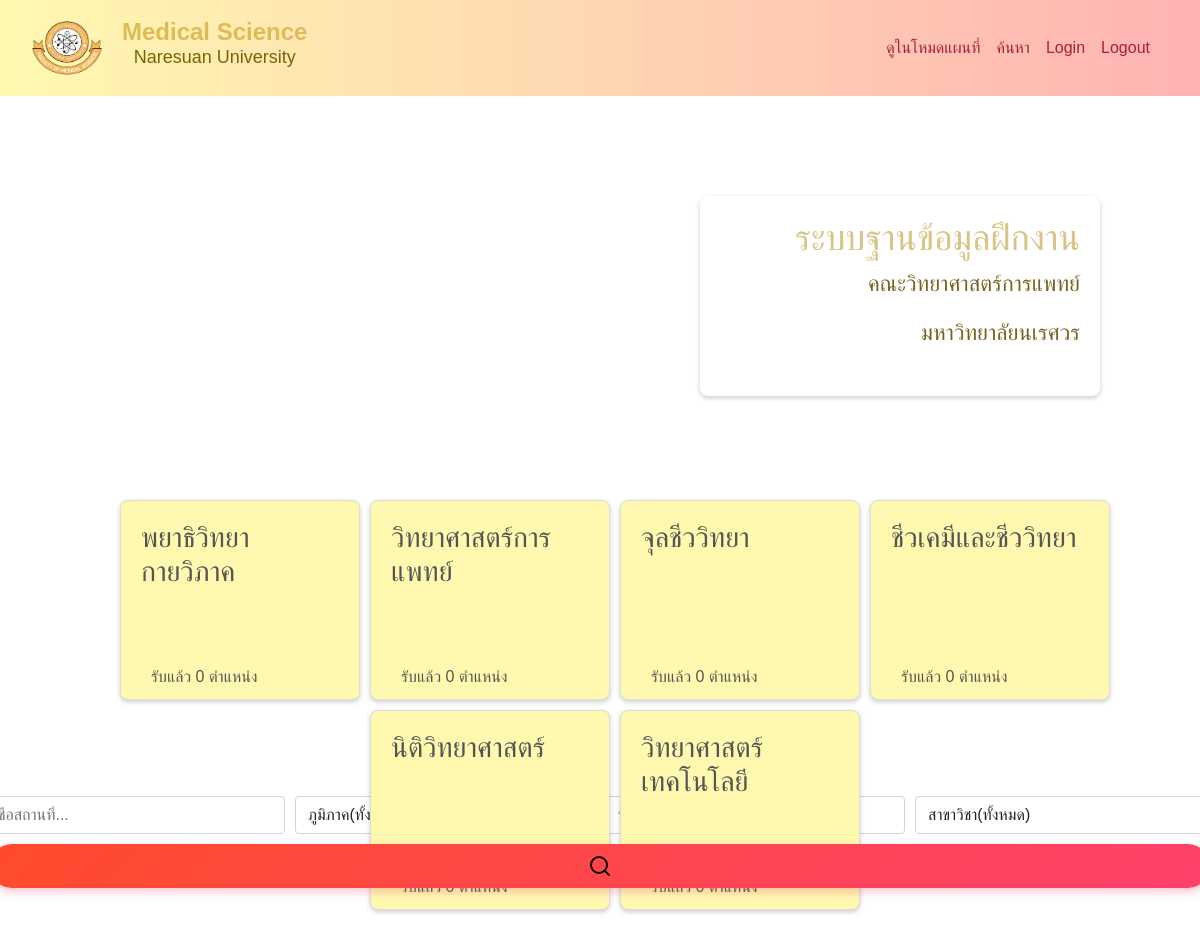
The page /search.php on the database as committed earlier.
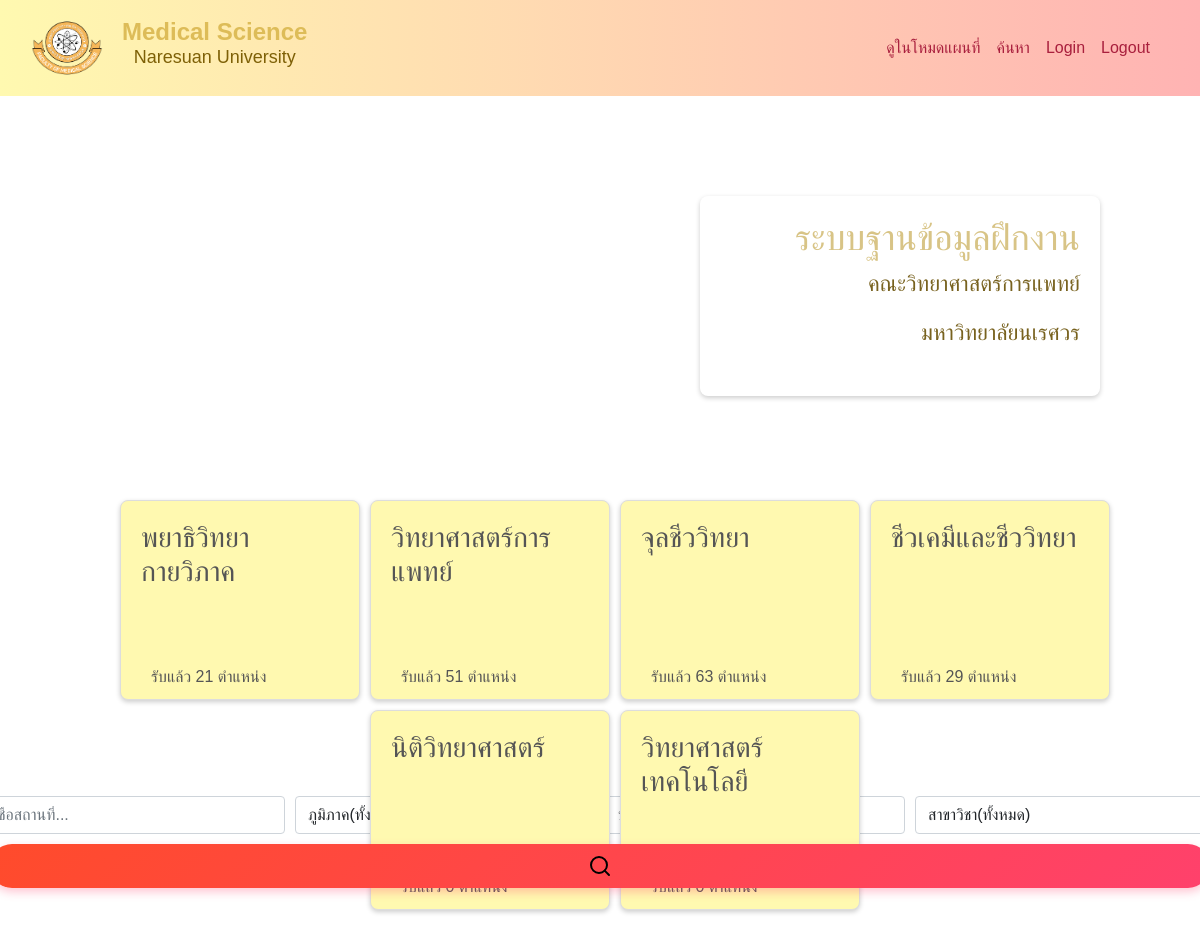
The same page on the database as committed later.
### tables this page shows
CREATE TABLE `facuty` (
  `id` int(11) NOT NULL,
  `facuty` varchar(50) NOT NULL,
  `major_subject` varchar(50) NOT NULL,
  `Eng_name` varchar(50) NOT NULL
);

### config/querySQL.php (called while the page is built, shortened)
<?php
require_once 'condb.php';
class SQLquery {
    private $conn;
    private $stmt_cache = [];
    public function __construct() {
        $this->db = new connectdb();
        $this->conn = $this->db->connectPDO();
        $this->conn->setAttribute(PDO::ATTR_EMULATE_PREPARES, false);
    }
    private function prepareAndCache($sql) {
        if (!isset($this->stmt_cache[$sql])) {
            $this->stmt_cache[$sql] = $this->conn->prepare($sql);
        }
        return $this->stmt_cache[$sql];
    }
    public function selectFacuty(){
        try {
            $sql = "SELECT
                        f.facuty,
                        f.id AS fid,
                        f.facuty,
                        f.major_subject AS f_major,
                        CASE WHEN re.major_subject_id  IS NULL THEN 0 ELSE COUNT(*) END AS total
                    FROM facuty f
                    LEFT JOIN recieve_year re ON f.id = re.major_subject_id
                    GROUP BY f.id ";
            $stmt = $this->prepareAndCache($sql);
            $stmt->execute();
            return $stmt->fetchAll(PDO::FETCH_ASSOC);
        } catch(PDOException $e) {
            error_log("Error in selectFacuty: " . $e->getMessage());
            throw $e;
        }
    }
}
?>

### config/condb.php (called while the page is built, shortened)
<?php
class connectdb {
    public function connectPDO() {
        try {
            $dsn = "mysql:host=" . DB_HOST . ";dbname=" . DB_NAME . ";charset=utf8mb4";
            $options = [
                PDO::ATTR_ERRMODE => PDO::ERRMODE_EXCEPTION,
                PDO::ATTR_DEFAULT_FETCH_MODE => PDO::FETCH_ASSOC,
                PDO::ATTR_EMULATE_PREPARES => false,
            ];
            $this->conn_pdo = new PDO($dsn, DB_USER, DB_PASS, $options);
            return $this->conn_pdo;
        } catch (PDOException $e) {
            die("Connection failed: " . $e->getMessage());
        }
    }
}
?>

### search.php (the view, shortened to what this page needs)
<?php
require 'config/querySQL.php';
$query = new SQLquery();
$fucn_query = $query->selectFacuty();
?>
<!DOCTYPE html>
<html lang="en">
<head>
    <link href="https://cdn.jsdelivr.net/npm/bootstrap@5.1.3/dist/css/bootstrap.min.css" rel="stylesheet">
    <link href="css/table_inSearch_page.css" rel="stylesheet">
</head>
<body>
<div class="search-bar">
        <?php include 'navbar.php'; ?>
       <div class='container-welcome-title'>
        <div class='title-welcome'>
            <h1>ระบบฐานข้อมูลฝึกงาน</h1>
            <p>คณะวิทยาศาสตร์การแพทย์</p>
            <p>มหาวิทยาลัยนเรศวร</p>
        </div>
        <div class="rectangle-container">
            <?php foreach ($fucn_query as $facuty) {
                    echo "<a onclick='fetchData(this)' class='rectangle'
                    value='".htmlspecialchars($facuty['fid'])."'><h3>".htmlspecialchars($facuty['f_major']).
                    "</h3><p>รับแล้ว ".htmlspecialchars($facuty['total'])." ตำแหน่ง</p></a>";
                    }
                ?>
        </div>
       </div>
<div class='containersearch'>
    <div class="eachrow">
    <div class="card-body p-0">
                <form id="search-form" onsubmit="handleSubmit(event)">
                    <div class="row">
                        <div class="search-bars">
                            <div class="search-bar">
                            <input type="text" class="form-control" id="location" placeholder="ชื่อสถานที่..." aria-label="Text input">
                                    </div>
                                <div class="search-bar">
                                </div>
                                <div class="search-bar">
                                </div>
                                <div class="search-bar">
                                    <select class="form-control select-branch" id="branchSelect">
                                        <option value="allp">สาขาวิชา(ทั้งหมด)</option>
                                    </select>
                                </div>
                        </div>
                        <button type="submit" class="btn btn-base search-bar-btn">
                                        <svg xmlns="http://www.w3.org/2000/svg" width="24" height="24" viewBox="0 0 24 24" fill="none" stroke="black" stroke-width="2" stroke-linecap="round" stroke-linejoin="round" class="feather feather-search"><circle cx="11" cy="11" r="8"></circle><line x1="21" y1="21" x2="16.65" y2="16.65"></line></svg>
                        </button>
                    </div>
                </form>
            </div>
    </div>
  </div>
        </div>
    </body>
</html>

### navbar.php (shortened to what this page needs)
<!DOCTYPE html>
<html lang="en">
<head>
    <link href="css/style.css" rel="stylesheet">
</head>
<body>
<div class="container-navbar text-center">
    <nav class="navbar navbar-expand-lg bg-body-tertiary">
        <div class="container-fluid">
        <a class="navbar-brand" href="search.php">
            <div class="image-medsci-navbar" >
                <img src="images/Medscinu-01.png" alt="Description of image" width="90" height="60">
                <div style="margin-left: 10px;">
                    <span class="brand-title" style="display: block;">Medical Science</span>
                    <span class="brand-subtitle" style="display: block;">Naresuan University</span>
                </div>
            </div>
        </a>
            <div class="collapse navbar-collapse" id="navbarSupportedContent">
                <ul class="navbar-nav ms-auto mb-2 mb-lg-0">
                    <li class="nav-item">
                        <a class="nav-link active" aria-current="page" href="Thaimap_new.php">ดูในโหมดแผนที่</a>
                    </li>
                    <li class="nav-item">
                        <a class="nav-link active" aria-current="page" href="search.php">ค้นหา</a>
                    </li>
                    <li class="nav-item">
                        <a class="nav-link " href="login.php" aria-disabled="true">Login</a>
                    </li>
                    <li class="nav-item">
                        <a class="nav-link " href="config/logout.php" aria-disabled="true">Logout</a>
                    </li>
                </ul>
            </div>
        </div>
    </nav>
</div>
</body>
</html>

### css/table_inSearch_page.css (style rules this page uses)
* { box-sizing: border-box; -webkit-box-sizing: border-box; -moz-box-sizing: border-box; }
body { font-family: Helvetica; -webkit-font-smoothing: antialiased; }
.rectangle-container { display: flex; justify-content: center; flex-wrap: wrap; gap: 20px; width: 100%; padding: 20px; }
.row { margin: 0 -10px; }

### css/style.css (style rules this page uses)
body { background-image: url('../images/IMG_1216.jpg'); background-size: 1590px 905px; background-repeat: no-repeat; font-family: Arial, sans-serif; }
.navbar { background: -webkit-linear-gradient(to right, #FFF9B0, #FFB3B3); background: linear-gradient(to right, #FFF9B0, #FFB3B3); padding-right: 30px; }
.navbar-brand .brand-title { color: #ddbc58; }
.navbar-brand .brand-subtitle { color: #7e6007; }
.navbar-nav .nav-link { color: #a91f3d; }
.image-medsci-navbar { display:flex; }
.navbar-brand { display: flex; text-decoration: none; color: #333; display: inline-block; text-align: center; line-height: 1.2; padding: 10px; }
.brand-title { font-size: 24px; font-weight: bold; color: #2a5d84; }
.brand-subtitle { font-size: 18px; font-weight: 300; color: #4a4a4a; }
.containersearch { display: flex; justify-content: center; align-items: center; flex-direction: column; top: 0; width: 100%; }
.eachrow { width: 100%; max-width: 1200px; }
.container-welcome-title { z-index: 1000; height: 600px; width: 1200px; margin-top: 100px; display: flex; justify-content: space-around; align-items:right; }
.title-welcome { height: 200px; width: 400px; margin-left:50%; right: 20px; padding: 20px; border-radius: 8px; text-align: right; color: #333; box-shadow: 0 2px 5px rgba(0, 0, 0, 0.2); }
.title-welcome h1 { font-size: 36px; color: #d8c486; }
.title-welcome p { font-size: 22px; color: #78621f; }
.rectangle-container { display: flex; position: absolute; top:480px; left:15px; gap: 10px; }
.rectangle { cursor:pointer; padding: 20px; background: #FFF9B0; height: 200px; width: 240px; border: 1px solid #ddd; border-radius: 8px; box-shadow: 0 2px 5px rgba(0, 0, 0, 0.2); font-size: 16px; color: #555; text-decoration: none; position: relative; transition: transform 0.2s, box-shadow 0.2s; }
.rectangle p { padding: 10px; margin-bottom: 0; position: absolute; bottom: 0; width: 100%; }
.search-bars { display: flex; justify-content: center; align-items: center; gap: 10px; margin-bottom: 10px; }
.search-bar .form-control { width:300px; }
.search-bar-btn { background: -webkit-linear-gradient(135deg, #FF4B2B, #FF416C); background: linear-gradient(135deg, #FF4B2B, #FF416C); padding: 10px 28px; border: none; color: white; font-size: 15px; font-weight: bold; border-radius: 30px; cursor: pointer; transition: all 0.3s ease; box-shadow: 0px 4px 10px rgba(255, 65, 108, 0.3); margin-bottom: 15px; position: relative; overflow: hidden; }

### navbar.php (style rules this page uses)
.container-navbar { margin-bottom:20px; position: sticky; top:0; z-index: 1000; }

Rows that differ between the two databases and show on the page:
changed facuty "พยาธิวิทยากายวิภาค": total "0" → "21"
changed facuty "วิทยาศาสตร์การแพทย์": total "0" → "51"
changed facuty "จุลชีววิทยา": total "0" → "63"
changed facuty "ชีวเคมีและชีววิทยา": total "0" → "29"
